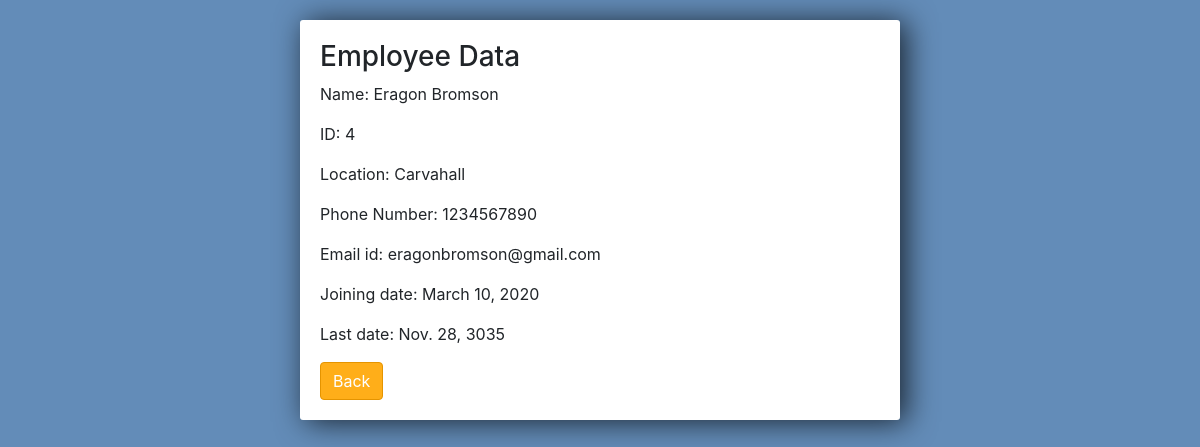
Screenshot of /employee/4/ with the database file from the repository.
### employee/models.py (models this page shows)
class Employee_model(models.Model):
	name = models.CharField(max_length=100)
	location = models.TextField()
	phone_number = models.IntegerField()
	email_id = models.EmailField(max_length = 254)
	joining_date = models.DateField()
	last_date = models.DateField()
	def __str__(self):
		return self.name

### employee/views.py (the view)
# urls.py: path('employee/<str:pk>/', views.get_employee, name = "employee_data"),
def get_employee(request, pk):
	emp = Employee_model.objects.get(id=pk)
	context = {
		'emp': emp
	}
	return render(request, 'employee/employee.html', context)

### employee/templates/employee/employee.html (shortened to what this page needs)
<link rel="stylesheet" href="https://stackpath.bootstrapcdn.com/bootstrap/4.3.1/css/bootstrap.min.css">
<div class = "center-column">
<h3>Employee Data</h3>
<p>Name: {{emp}}</p>
<p>ID: {{emp.id}}</p>
<p>Location: {{emp.location}}</p>
<p>Phone Number: {{emp.phone_number}}</p>
<p>Email id: {{emp.email_id}}</p>
<p>Joining date: {{emp.joining_date}}</p>
<p>Last date: {{emp.last_date}}</p>
<a class="btn btn-info btn-danger" href="{% url 'list' %}">Back</a>
</div>

### employee/templates/employee/employee.html (style rules this page uses)
.center-column { width:600px; margin: 20px auto; padding:20px; background-color: #fff; border-radius: 3px; box-shadow: 6px 2px 30px 0px rgba(0,0,0,0.75); }
.btn-danger { background-color: #ffae19; border-color: #e59400; }

### rows the page displays
Employee_model: name "Eragon Bromson", id "4", location "Carvahall", phone_number "1234567890", email_id "eragonbromson@gmail.com", joining_date "March 10, 2020", last_date "Nov. 28, 3035"
